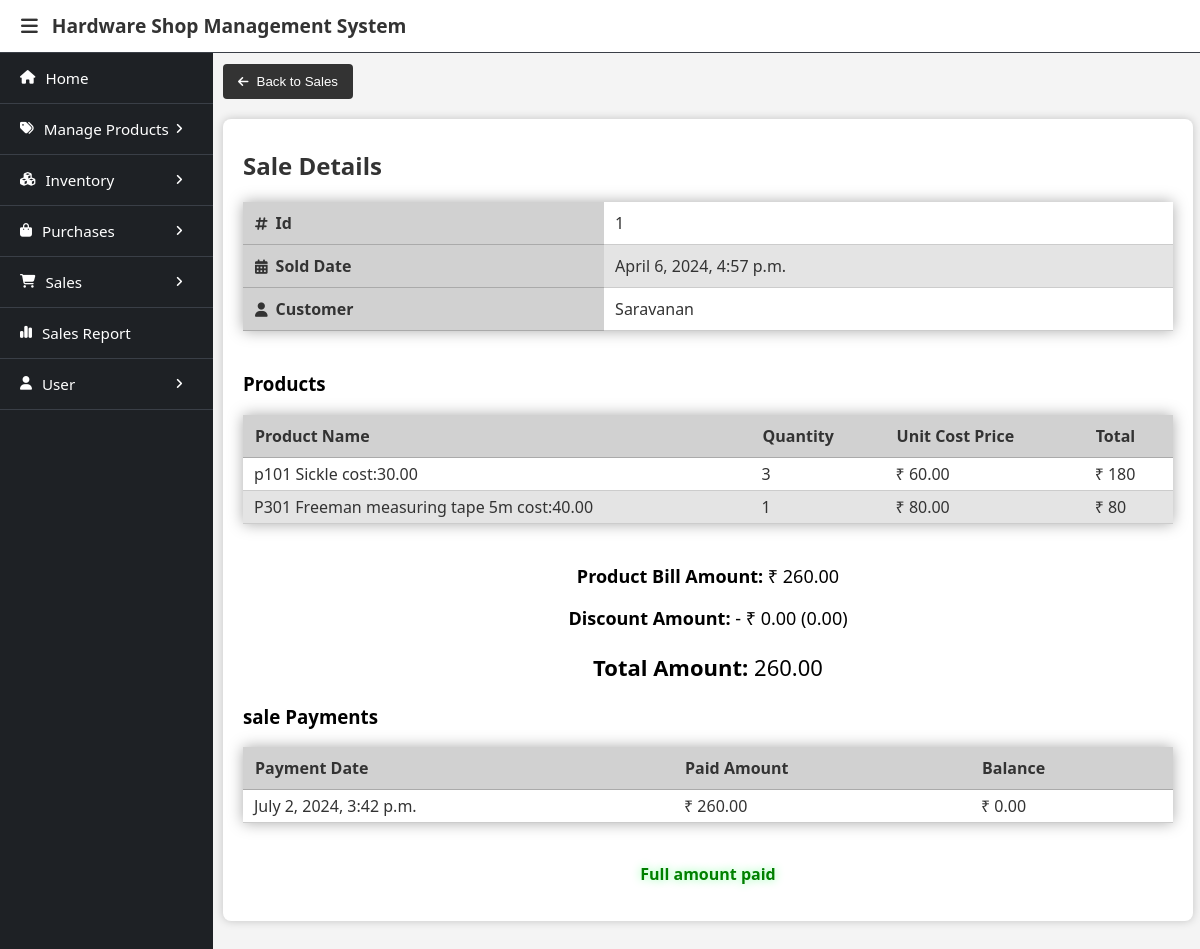
Screenshot of /sales/1/ (signed in) with the database file from the repository.
### database/models.py (models this page shows, shortened)
class SaleHeaderDetail(models.Model):
    sale_id = models.BigAutoField(primary_key=True)
    customer_ref = models.ForeignKey(Customer, on_delete=models.SET_NULL, null=True)
    sold_date = models.DateTimeField(auto_now_add=True)
    bill_amount = models.DecimalField(decimal_places=2, max_digits=10)
    discount_percent = models.DecimalField(default=0, blank=True, decimal_places=2, max_digits=10)
    discount_amount = models.DecimalField(default=0, blank=True, decimal_places=2, max_digits=10)
    class Meta:
        db_table = 'sale_header_detail'

class Customer(models.Model):
    customer_id = models.BigAutoField(primary_key=True)
    customer_name = models.CharField(max_length=60)
    gender = models.CharField(choices = (("male","Male"),("female","Female"), ("transgender","Transgender")), max_length=20, null=True, blank=True)
    dob_regex = RegexValidator(regex=r'^[0-9]{1,2}\/[0-9]{1,2}\/[0-9]{4}$', message="dob must be in the format: dd/mm/yyyy")
    dob = models.CharField(validators=[dob_regex], max_length=20, null=True, blank=True)
    phone_regex = RegexValidator(regex=r'^(\d{10})$', message="Phone number must be entered in the 10 digit format: '9999999999'")
    phoneno = models.CharField(validators=[phone_regex], max_length=13, null=True, blank=True)
    email = models.EmailField(null=True, blank=True)
    address = models.TextField(max_length=100, null=True, blank=True)
    profession = models.CharField(max_length=100, null=True, blank=True)
    added_date = models.DateTimeField(auto_now_add=True)
    class Meta:
        db_table = "customer"
    def __str__(self):
        return self.customer_name

class SaleItem(models.Model):
    sale_item_id = models.BigAutoField(primary_key=True)
    sale_ref = models.ForeignKey(SaleHeaderDetail, on_delete = models.CASCADE)
    product_with_price_ref = models.ForeignKey(ProductPrice, on_delete = models.SET_NULL, null=True)
    quantity = models.IntegerField()
    unit_sell_price = models.DecimalField(decimal_places=2, max_digits=10)
    class Meta:
        db_table = 'sale_item'

class ProductPrice(models.Model):
    product_price_id = models.BigAutoField(primary_key=True)
    product_detail_ref = models.ForeignKey(ProductDetail, on_delete=models.CASCADE)
    cost_price = models.DecimalField(default=0, decimal_places=2, max_digits=10)
    selling_price = models.DecimalField(default=0, decimal_places=2, max_digits=10)
    updated_date = models.DateTimeField(auto_now=True)
    class Meta:
        db_table = "product_price"
        ordering = ['product_detail_ref']
    def __str__(self):
        return str(self.product_detail_ref) + " cost:" + str(self.cost_price)

class ProductDetail(models.Model):
    product_detail_id = models.BigAutoField(primary_key=True)
    product_ref = models.ForeignKey(Product, on_delete=models.CASCADE)
    variant_ref = models.ForeignKey(ProductVariant, on_delete=models.CASCADE, null=True, blank=True, default=None)
    product_code = models.CharField(max_length=30, unique=True, null=True, blank=True)
    product_image = models.ImageField(upload_to="product_images", null=True, blank=True, default=None)
    low_stock_threshold = models.IntegerField(default=5)
    is_active = models.BooleanField(default=True)
    class Meta:
        db_table = 'product_detail'
        ordering = ['product_ref']
    def __str__(self):
        if self.variant_ref:
            return self.product_code + " "+ str(self.variant_ref)
        else:
            return self.product_code + " "+ str(self.product_ref)

class Product(models.Model):
    product_id = models.BigAutoField(primary_key=True)
    product_name = models.CharField(max_length=100)
    category_ref = models.ForeignKey(Category, on_delete=models.SET_NULL, null=True, blank=True)
    brand_ref = models.ForeignKey(Brand, on_delete=models.SET_NULL, null=True, blank=True)
    description = models.TextField(max_length=300, null=True, blank=True)
    has_variants = models.BooleanField(default=False)
    class Meta:
        db_table = 'product'
    def __str__(self):
        return str(self.product_name)

class ProductVariant(models.Model):
    variant_id = models.BigAutoField(primary_key=True)
    product_ref = models.ForeignKey(Product, on_delete=models.CASCADE)
    variant_name = models.CharField(max_length=100)
    class Meta:
        db_table = 'product_variant'
    def __str__(self):
        return str(self.variant_name)

class SalePayment(models.Model):
    sale_payment_id = models.BigAutoField(primary_key=True)
    sale_ref = models.ForeignKey(SaleHeaderDetail, on_delete=models.CASCADE)
    payment_date = models.DateTimeField(auto_now_add=True)
    paid_amount = models.DecimalField(decimal_places=2, max_digits=10)
    balance_amount = models.DecimalField(decimal_places=2, max_digits=10)
    class Meta:
        db_table = 'sale_payment'

### sales/views.py (the view)
# urls.py: path('<int:id>/', ViewSale.as_view(), name="view_sale"),
class ViewSale(GroupRequiredMixin, View):
    groups_required = ['Owner', 'Salesman']
    def get(self, request, id):
        sale = SaleHeaderDetail.objects.filter(sale_id = id).first()
        if sale:
            context = get_sale_detail(sale)
        else:
            return redirect('view_sales')
        return render(request, "view_sale.html", context)

### sales/views.py (called while the page is built)
def get_sale_detail(sale, get_payments=True, get_items=True):
    context = {
            "sale_ref":sale,
            "total_amount":sale.bill_amount - sale.discount_amount,
            "paid_amount": 0,
            "balance_amount": sale.bill_amount - sale.discount_amount
    }
    if get_items:
        sale_items = SaleItem.objects.filter(sale_ref = sale)
        context["sale_items"] = sale_items
    sale_payments = SalePayment.objects.filter(sale_ref = sale)
    if sale_payments:
        if get_payments:
            context["sale_payments"] = sale_payments
        pamount = 0
        for payment in sale_payments:
            pamount += payment.paid_amount
        context["paid_amount"] = pamount
        context["balance_amount"] = sale_payments.last().balance_amount
    return context

### user/context_processors.py (called while the page is built)
def get_users(request):
    users = User.objects.all()
    return {
        'users': users
    }

### user/templatetags/user_custom_tags.py (called while the page is built)
@register.filter(name='has_group')
def has_group(user, group_name):
    return user.groups.filter(name=group_name).exists()

### user/views.py (called while the page is built)
    def dispatch(self, request, *args, **kwargs):
        user = request.user
        if not user.is_authenticated:
            return redirect('login_page')
        if not any([user.groups.filter(name=group).exists() for group in self.groups_required]):
            print(user.groups)
            return self.handle_no_permission()
        return super().dispatch(request,*args, **kwargs)

### sales/templates/view_sale.html (shortened to what this page needs)
{% extends 'base.html' %}
{% load user_custom_tags %}
{% block menubar %}
    {% if request.user|has_group:"Owner" %}
        {% include 'owner_menu.html' %}
    {% elif request.user|has_group:"Salesman" %}
        {% include 'salesman_menu.html' %}
    {% endif %}
{% endblock %}
{% block content %}
<a href="/sales/"><button><i class="fa-solid fa-arrow-left"></i>Back to Sales</button></a>
<div class="container">
    <h2>Sale Details</h2>
    <table>
        <tr>
            <th><i class="fa-solid fa-hashtag"></i>Id</th>
            <td>{{sale_ref.sale_id}}</td>
        </tr>
        <tr>
            <th><i class="fa-solid fa-calendar-days"></i>Sold Date</th>
            <td>{{sale_ref.sold_date}}</td>
        </tr>
        <tr>
            <th><i class="fa-solid fa-user"></i>Customer</th>
            <td>{{sale_ref.customer_ref}}</td>
        </tr>
    </table>
    <h3>Products</h3>
    <table id="products" >
        <thead>
            <th>Product Name</th>
            <th>Quantity</th>
            <th>Unit Cost Price</th>
            <th>Total</th>
        </thead>
        <tbody>
            {% for product in sale_items %}
            <tr>
                <td>{{product.product_with_price_ref}}</td>
                <td class="quantity">{{product.quantity}}</td>
                <td class="unit_sell_price">&#8377; {{product.unit_sell_price}}</td>
                <td class="total"></td>
            </tr>
            {% endfor %}
        </tbody>
    </table>
    <div class="display_amounts">
        <p class="bill_amount"><strong>Product Bill Amount: </strong><span>&#8377; {{sale_ref.bill_amount}}</span></p>
        <p class="discount_amount"><strong>Discount Amount: </strong><span>- &#8377; {{sale_ref.discount_amount}} ({{sale_ref.discount_percent}})</span></p>
        <p class="total_amount"><strong>Total Amount: </strong><span>{{total_amount}}</span></p>
    </div>
    <h3>sale Payments</h3>
    <table class="table">
        <thead>
            <th>Payment Date</th>
            <th>Paid Amount</th>
            <th>Balance</th>
        </thead>
        <tbody>
            {% if sale_payments %}
                {% for payment in sale_payments %}
                <tr>
                    <td>{{payment.payment_date}}</td>
                    <td>&#8377; {{payment.paid_amount}}</td>
                    <td>&#8377; {{payment.balance_amount}}</td>
                </tr>
                {% endfor %}
            {% else %}
                <tr>
                    <td colspan="3" style="text-align: center; font-size: 16px;">No Payment Done</td>
                </tr>
            {% endif %}
        </tbody>
    </table>
    {% if balance_amount > 0 %}
        <div>
            <strong><i class="fa-solid fa-hand-holding-dollar"></i>Balance Amount to Pay: &#8377; {{balance_amount}}</strong>
            <p><a href="{% url 'add_sale_payment' sale_ref.sale_id %}"><button class="btn btn-payment"><i class="fa-solid fa-indian-rupee-sign"></i>Record Payment</button></a></p>
        </div>
    {% elif balance_amount == 0 %}
        <p class="full_amount_paid">Full amount paid</p>
    {% endif %}
</div>
{% endblock %}

### static/css/header_sidebar_layout.css (style rules this page uses)
body { margin: 0; font-family: system-ui, -apple-system, BlinkMacSystemFont, 'Segoe UI', Roboto, Oxygen, Ubuntu, Cantarell, 'Open Sans', 'Helvetica Neue', sans-serif; background-color: #f4f4f4; }

### templates/base.html (style rules this page uses)
h1, h2 { color: #333; }
i { margin-right: 8px; font-size: 0.9em; }
.container { background: #fff; padding: 10px 20px 20px; margin: 20px 0; border-radius: 8px; box-shadow: 0 0 10px rgba(0, 0, 0, 0.2); }
button { background-color: #333; color: white; padding: 10px 15px; border: none; border-radius: 4px; cursor: pointer; }
table { width: 100%; border-collapse: collapse; margin-bottom: 40px; box-shadow: 0px 0px 14px #aaa; overflow-x: auto; }
th, td { text-align: left; border-bottom: 1px solid #ccc; }
th { background-color: #d1d1d1; padding: 10px 12px; color: #333; border-bottom: 1px solid #aaa; font-weight: bold; }
td { padding: 5px 11px; background-color: #fff; color: #333; }
tr:nth-child(even) td { background-color: #e4e4e4; }
.display_amounts { text-align: center; }
.display_amounts .paid_amount, .display_amounts .bill_amount, .display_amounts .discount_amount { font-size: 18px; }
.display_amounts .total_amount { font-size: 22px; }
.full_amount_paid { color: green; text-align: center; font-size: 16px; font-weight: bold; text-shadow: 0 0 10px#89ffa3; }

### rows the page displays
SaleHeaderDetail: sale_id "1", sold_date "April 6, 2024, 4:57 p.m.", customer_ref "Saravanan", bill_amount "260.00", discount_amount "0.00", discount_percent "0.00"
SaleItem: product_with_price_ref "p101 Sickle cost:30.00", quantity "3", unit_sell_price "60.00"
SaleItem: product_with_price_ref "P301 Freeman measuring tape 5m cost:40.00", quantity "1", unit_sell_price "80.00"
SalePayment: payment_date "July 2, 2024, 3:42 p.m.", paid_amount "260.00", balance_amount "0.00"

### other values shown
{{ total_amount }} "260.00"
